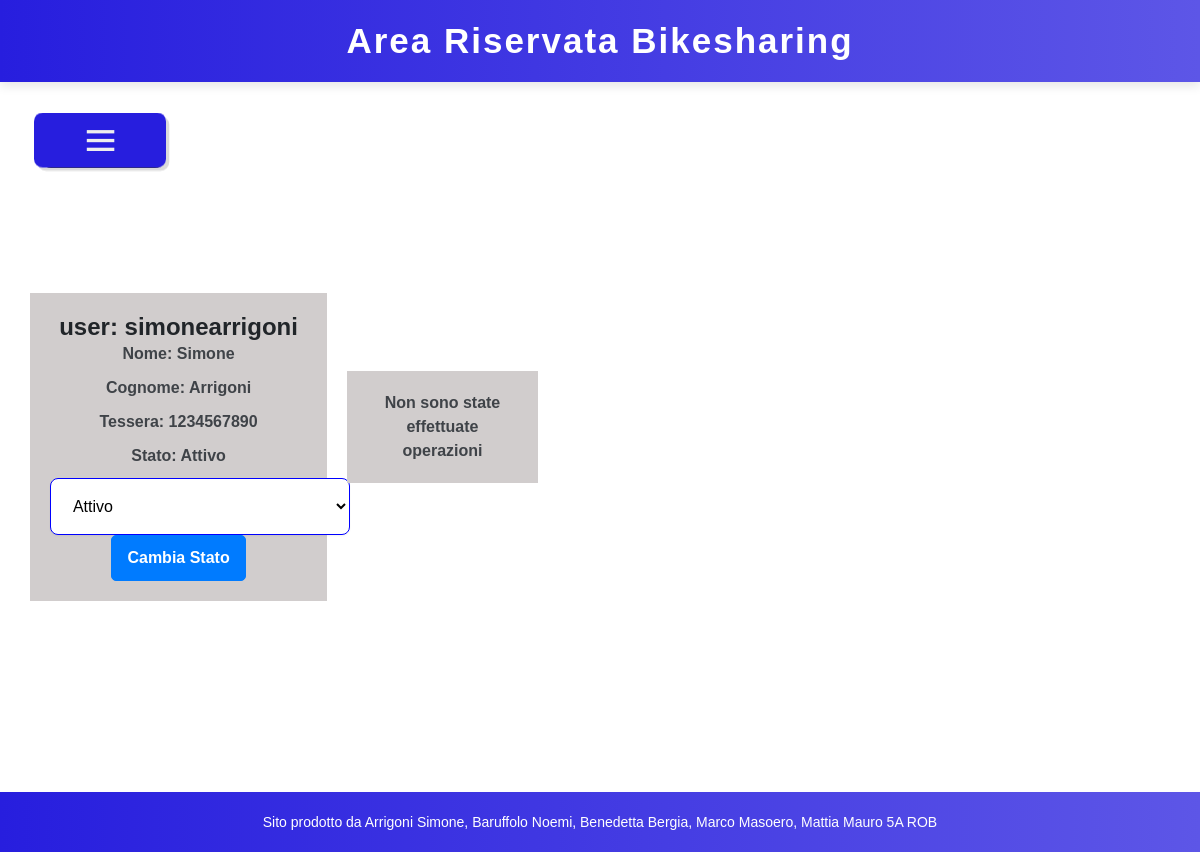
/bike_sharing/templates/visualizza_utente.php?id_utente=1 (signed in), run on the app's committed database.
### tables this page shows
CREATE TABLE `utenti` (
  `id_utente` int(11) NOT NULL,
  `nome` varchar(30) NOT NULL,
  `cognome` varchar(30) NOT NULL,
  `telefono` varchar(15) DEFAULT NULL,
  `mail` varchar(50) NOT NULL,
  `data_nascita` date NOT NULL,
  `tipo` char(1) NOT NULL COMMENT '"A" amministratore, "U" utente ',
  `tessera` varchar(10) DEFAULT NULL,
  `scadenza_carta` date NOT NULL,
  `codice_carta` char(16) NOT NULL,
  `cvv_carta` char(3) NOT NULL,
  `via` varchar(30) NOT NULL,
  `citta` varchar(30) NOT NULL,
  `user` varchar(20) NOT NULL,
  `psw` varchar(30) NOT NULL,
  `statoUtente` char(1) NOT NULL CHECK (`statoUtente` in ('A','D'))
);

### bike_sharing/templates/visualizza_utente.php (the view, shortened to what this page needs)
<?php
include_once("./header_riservata.php");
?>
<?php
    include_once("./menu.php");
?>
<?php
    require("../conf/db_config.php");
    $stmt = $conn->prepare("SELECT * FROM utenti WHERE id_utente = ?");
    $stmt->bind_param("i", $_GET["id_utente"]);
    $stmt->execute();
    $result = $stmt->get_result();
    $utente = $result->fetch_assoc();
    $stmt = $conn->prepare("SELECT * FROM operazioni WHERE id_utente = ?");
    $stmt->bind_param("i", $_GET["id_utente"]);
    $stmt->execute();
    $result = $stmt->get_result();
    $operazioni = $result->fetch_all(MYSQLI_ASSOC);
?>
<div id="central" style="width: 100%; text-align: center;">
   <div class="container_dati_utente">
        <div class="card-body">
            <h5 class='card-title'><?php echo "user: ".$utente['user'].""?></h5>
            <p class='card-text'> Nome: <?php echo $utente["nome"]?></p>
            <p class='card-text'> Cognome: <?php echo $utente["cognome"]?></p>
            <p class='card-text'> Tessera: <?php echo $utente["tessera"]?></p>
            <p class='card-text'> Stato: <?php if ($utente["statoUtente"] == "A"){echo "Attivo";}else{echo "Disattivo";}?></p>
            <?php echo "<form action='../php/cambia_stato_utente.php?id_utente=".$_GET['id_utente']."' method='POST'>";?>
                <select id="statoUtente" name="statoUtente">
                    <option value="A">Attivo</option>
                </select>
                <button type="a" class='btn btn-primary'>Cambia Stato</a>
            </form>
        </div>
    </div>
    <div class="container_operazioni">
        <?php
            if($operazioni != null){
                foreach($operazioni as $operazione){
                    echo "<div class='card' style='width: 18rem;'>";
                        echo "<div class='card-body'>";
                            echo "<h5 class='card-title'>Operazione</h5>";
                            echo "<p class='card-text'> Operazione: ".$operazione["tipo"]."</p>";
                            echo "<p class='card-text'> Data: ".$operazione["data_ora"]."</p>";
                            echo "<p class='card-text'> ID Bici: ".$operazione["id_bici"]."</p>";
                            echo "<p class='card-text'> ID Stazione: ".$operazione["id_stazione"]."</p>";
                        echo "</div>";
                    echo "</div>";
                }
            }else{
                echo "<div class='card-body'>";
                echo "<p class='card-text'> Non sono state effettuate operazioni</p>";
                echo "</div>";
            }
        ?>
    </div>
</div>
<?php
include_once("./footer.php");
?>

### bike_sharing/css/style.css (style rules this page uses)
html, body { overflow-x: hidden; width: 100%; }
body { font-family: helvetica, sans-serif; padding-bottom: 80px; }
.divlogin input, select { background-color: #fff; padding: 1.12rem; padding-right: 3rem; font-size: 1rem; line-height: 1.25rem; width: 300px; border-radius: 0.5rem; box-shadow: 0 1px 2px 0 rgba(0, 0, 0, 0.05); }
#central { display: flex; justify-content: center; margin-top: 30px;; align-items: center; min-height: calc(100vh - 140px); padding: 40px 20px; }
select, input:invalid { border-color: red; }
select, input, input:valid { border-color: blue; }
.container_dati_utente { max-width: 1200px; margin: 30px auto 20px auto; padding: 10px; display: grid; grid-template-columns: repeat(auto-fit, minmax(280px, 1fr)); gap: 20px; justify-content: center; }
.container_operazioni { max-width: 1200px; margin: 0 auto 30px auto; padding: 10px; display: grid; grid-template-columns: repeat(auto-fit, minmax(280px, 1fr)); gap: 20px; justify-content: center; }
@media (min-width: 1200px) { .container_operazioni { grid-template-columns: repeat(4, 1fr); } }
.card-body { background-color: #d1cdcd; padding: 20px; }
.card-title { font-size: 1.5rem; font-weight: bold; }
.card-text { font-size: 1rem; color: #3f4348; margin-bottom: 10px; font-weight: 700; }
.btn-primary { background-color: #007bff; border-color: #007bff; font-weight: bold; padding: 10px 15px; border-radius: 5px; }

### data on the page
utenti: user "simonearrigoni", nome "Simone", cognome "Arrigoni", tessera "1234567890"
